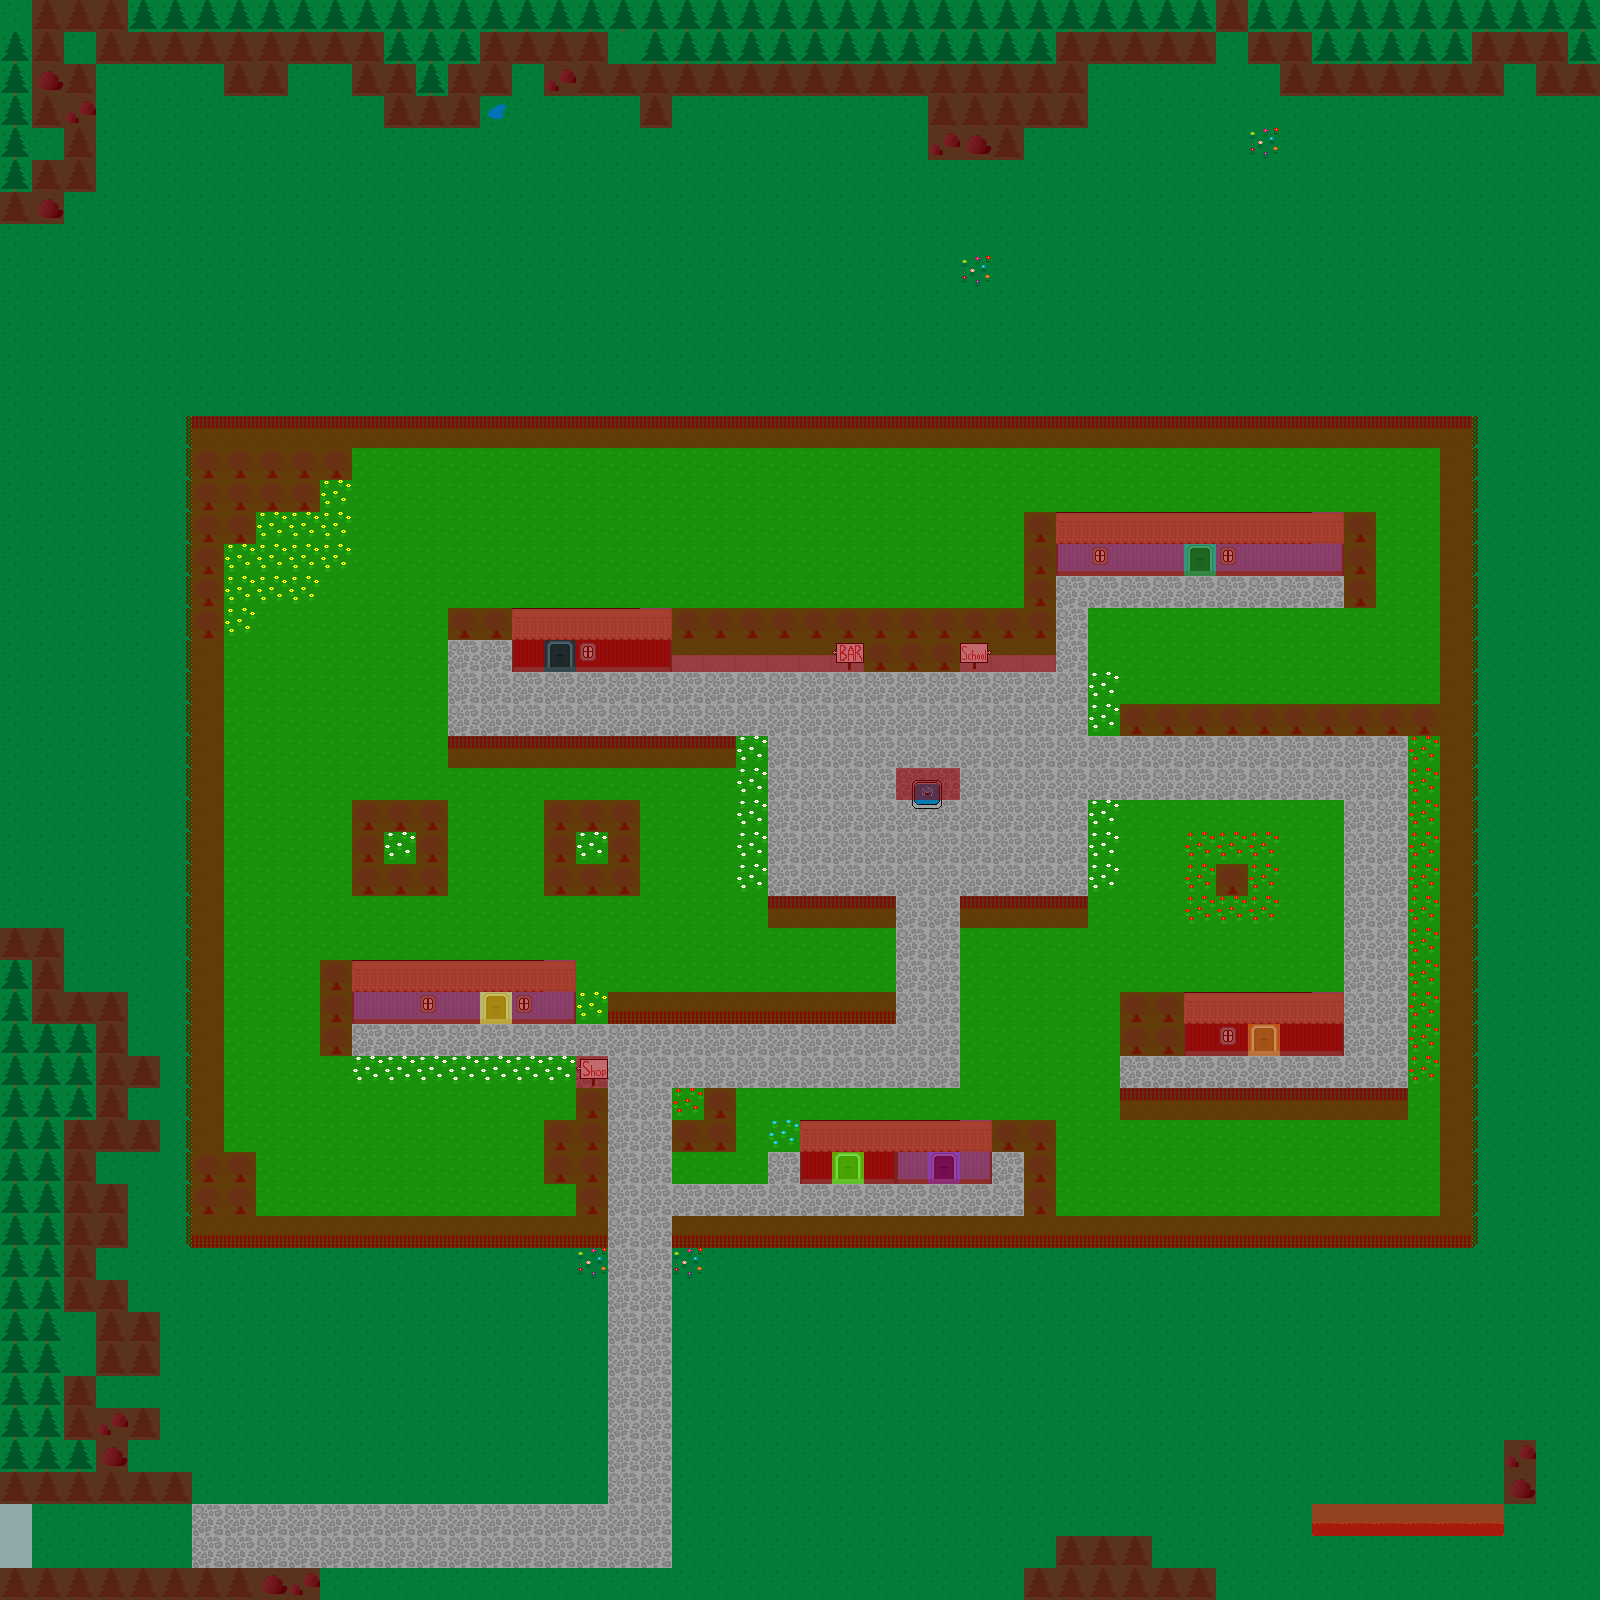

A level layout from a 2D game, rendered from its tile map. Below: a short description, then the map file with tile-grid data replaced by summaries:
An orthogonal 50x50 tile map with 32x32 px tiles, 3 tile layers (background, foreground, Meta), 3 tilesets and 7 objects (SpawnPoint2, SpawnPointHome, SpawnPointGirlHome, SpawnPointShop, SpawnPointBar, ...).

<map version="1.0" orientation="orthogonal" width="50" height="50" tilewidth="32" tileheight="32">
 <tileset firstgid="1" name="landskap2" tilewidth="32" tileheight="32">
  <image source="landskap2.png" width="320" height="320" />
 </tileset>
 <tileset firstgid="101" name="foregroundtilesW2" tilewidth="32" tileheight="32">
  <image source="foregroundtilesW2.png" width="96" height="96" />
 </tileset>
 <tileset firstgid="110" name="meta-tiles" tilewidth="32" tileheight="32">
  <image source="meta-tiles.png" width="320" height="320" />
  <tile id="0">
   <properties>
    <property name="Collidable" value="True" />
    <property name="School" value="True" />
   </properties>
  </tile>
  <tile id="1">
   <properties>
    <property name="Collidable" value="True" />
   </properties>
  </tile>
  <tile id="2">
   <properties>
    <property name="Collidable" value="True" />
    <property name="GirlsHome" value="True" />
   </properties>
  </tile>
  <tile id="11">
   <properties>
    <property name="Collidable" value="True" />
    <property name="Shop" value="True" />
   </properties>
  </tile>
  <tile id="12">
   <properties>
    <property name="Collidable" value="True" />
    <property name="Job" value="True" />
   </properties>
  </tile>
  <tile id="13">
   <properties>
    <property name="jump" value="True" />
   </properties>
  </tile>
  <tile id="20">
   <properties>
    <property name="Collidable" value="True" />
    <property name="Home" value="True" />
   </properties>
  </tile>
  <tile id="21">
   <properties>
    <property name="Bar" value="True" />
    <property name="Collidable" value="True" />
   </properties>
  </tile>
  <tile id="22">
   <properties>
    <property name="World1" value="True" />
   </properties>
  </tile>
 </tileset>
 <layer name="background" width="50" height="50">
  <data>[2500 cells, 2500 non-empty, 39 distinct tile ids]</data>
 </layer>
 <layer name="foreground" width="50" height="50">
  <data>[2500 cells, 3 non-empty, 3 distinct tile ids]</data>
 </layer>
 <layer name="Meta" width="50" height="50" opacity="0.59">
  <data>[2500 cells, 463 non-empty, 9 distinct tile ids]</data>
 </layer>
 <objectgroup name="Objects" width="50" height="50">
  <object name="SpawnPoint2" x="80" y="1520">
   <properties>
    <property name="playerSpawn2" value="" />
   </properties>
  </object>
  <object name="SpawnPointHome" x="847" y="1200">
   <properties>
    <property name="playerSpawnHome" value="" />
   </properties>
  </object>
  <object name="SpawnPointGirlHome" x="944" y="1199">
   <properties>
    <property name="playerSpawnGirlHome" value="" />
   </properties>
  </object>
  <object name="SpawnPointShop" x="496" y="1039">
   <properties>
    <property name="playerSpawnShop" value="" />
   </properties>
  </object>
  <object name="SpawnPointBar" x="560" y="687">
   <properties>
    <property name="playerSpawnBar" value="" />
   </properties>
  </object>
  <object name="SpawnPointSchool" x="1200" y="591">
   <properties>
    <property name="playerSpawnSchool" value="" />
   </properties>
  </object>
  <object name="SpawnPointJob" x="1263" y="1072">
   <properties>
    <property name="playerSpawnJob" value="" />
   </properties>
  </object>
 </objectgroup>
</map>
